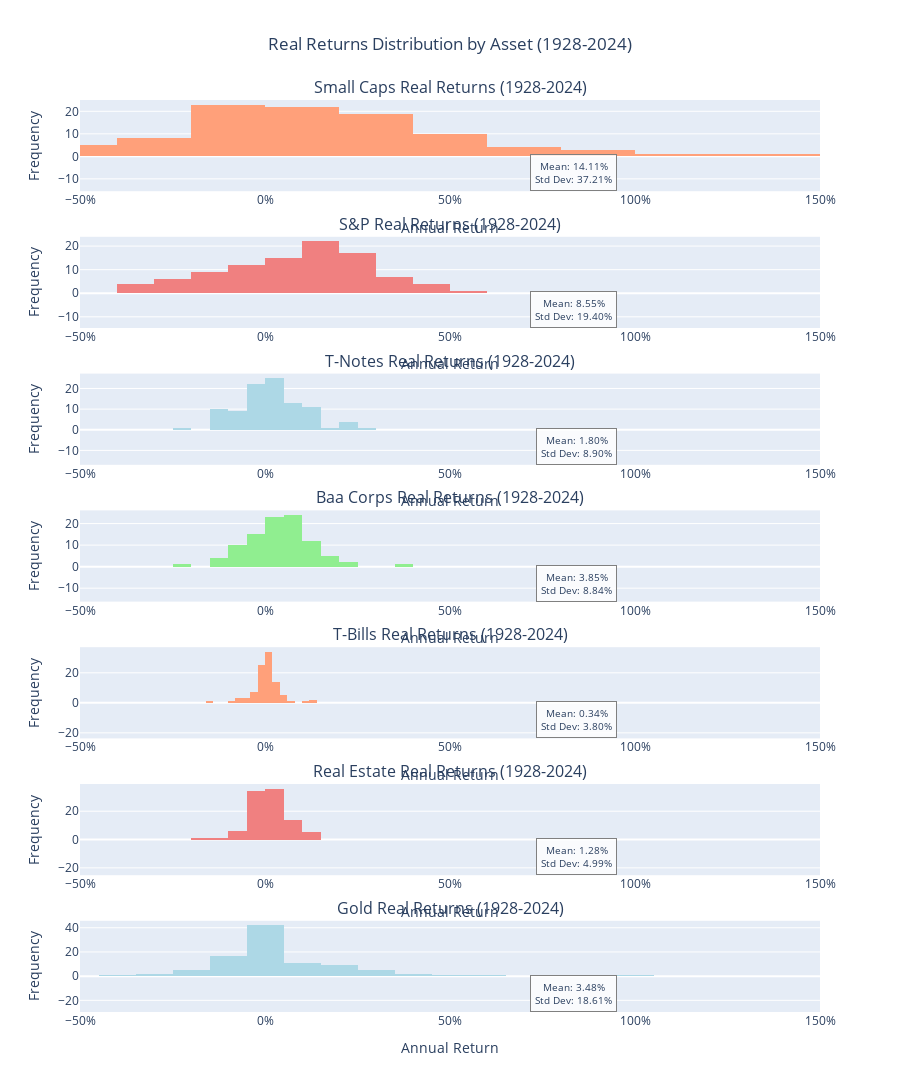

The notebook cell this image was saved under:
### Code cell
# Asset Real Returns Distribution (1928-2024)
# Create 7-subplot histogram showing distribution of real returns for each asset

from plotly.subplots import make_subplots
import plotly.graph_objects as go

# Define assets and colors
assets = ['Small Caps', 'S&P', 'T-Notes', 'Baa Corps', 'T-Bills', 'Real Estate', 'Gold']
colors = ['lightsalmon', 'lightcoral', 'lightblue', 'lightgreen', 'lightsalmon', 'lightcoral', 'lightblue']

# Create subplots (7 rows, 1 column)
fig = make_subplots(
    rows=7, cols=1,
    subplot_titles=[f'{asset} Real Returns (1928-2024)' for asset in assets],
    vertical_spacing=0.05
)

# Add histogram for each asset
for i, (asset, color) in enumerate(zip(assets, colors), start=1):
    returns = plot_returns_df[asset]
    mean_ret = returns.mean()
    std_ret = returns.std()

    # Add histogram
    fig.add_trace(
        go.Histogram(
            x=returns,
            nbinsx=15,
            name=asset,
            marker_color=color,
            showlegend=False
        ),
        row=i, col=1
    )

    # Add annotation with statistics
    fig.add_annotation(
        text=f'Mean: {mean_ret:.2%}<br>Std Dev: {std_ret:.2%}',
        xref=f'x{i}', yref=f'y{i}',
        x=0.95, y=0.95,
        xanchor='right', yanchor='top',
        showarrow=False,
        bgcolor='rgba(255, 255, 255, 0.8)',
        bordercolor='gray',
        borderwidth=1,
        borderpad=4,
        font=dict(size=10)
    )

    # Update axes with unified x-axis range
    fig.update_xaxes(title_text='Annual Return', row=i, col=1, tickformat='.0%', range=[-0.5, 1.5])
    fig.update_yaxes(title_text='Frequency', row=i, col=1)

# Update layout
fig.update_layout(
    height=2100,  # 300px per subplot
    title_text='Real Returns Distribution by Asset (1928-2024)',
    title_x=0.5,
    showlegend=False
)

fig.show()

html_str = pyo.plot(fig, include_plotlyjs='cdn', output_type='div')
pyperclip.copy( html_str)

### Figure 1 — Plotly figure (JSON) as saved in the notebook; plotly's stock layout.template omitted (floating-point values rounded to 4 significant figures)
{"data": [{"marker": {"color": "lightsalmon"}, "name": "Small Caps", "nbinsx": 15, "showlegend": false, "type": "histogram", "x": [0.6178, -0.4692, -0.4662, -0.3897, 0.3429, 1.465, 0.1822, 0.4874, 0.9007, -0.5458, 0.04503, -0.0573, -0.3229, -0.1407, 0.4839, 1.311, 0.6592, 0.8689, -0.2832, -0.09002, -0.03594, 0.2992, 0.4422, -0.01962, 0.00432, -0.065, 0.6513, 0.2662, -0.0386, -0.1764, 0.6642, 0.1082, -0.04785, 0.2896, -0.1095, 0.1799, 0.2197, 0.4291, -0.1252, 1.104, 0.5346, -0.3696, -0.2327, 0.1281, -0.03043, -0.4354, -0.3485, 0.4901, 0.4162, 0.2246, 0.1862, 0.2531, 0.2657, -0.1199, 0.2242, 0.309, -0.1777, 0.2056, 0.01051, -0.1768, 0.124, 0.022, -0.3207, 0.4192, 0.2197, 0.2237, -0.07485, 0.29, 0.1094, 0.2012, -0.1483, 0.3463, -0.1226, 0.3012, -0.05819, 0.8837, 0.1379, 0.004974, 0.1553, -0.1271, -0.4489, 0.4357, 0.2635, -0.1662, 0.167, 0.4845, 0.008273, -0.09868, 0.1511, 0.1308, -0.1783, 0.09762, 0.3292, 0.1369, -0.2803, 0.01759, 0.05713], "xaxis": "x", "yaxis": "y"}, {"marker": {"color": "lightcoral"}, "name": "S&P", "nbinsx": 15, "showlegend": false, "type": "histogram", "x": [0.4549, -0.08831, -0.2001, -0.3807, 0.01818, 0.4885, -0.02663, 0.4249, 0.3006, -0.3713, 0.3298, -0.01098, -0.1131, -0.2065, 0.09301, 0.2147, 0.1636, 0.3284, -0.2248, -0.03342, 0.02634, 0.2081, 0.2348, 0.1668, 0.1727, -0.01943, 0.5371, 0.321, 0.04325, -0.1298, 0.4123, 0.1015, -0.0101, 0.2579, -0.1001, 0.2063, 0.153, 0.1028, -0.1298, 0.2015, 0.0582, -0.136, -0.01903, 0.1061, 0.1484, -0.2117, -0.3404, 0.2811, 0.1809, -0.1282, -0.02301, 0.04612, 0.1708, -0.1251, 0.1598, 0.1787, 0.02114, 0.2643, 0.1721, 0.0132, 0.116, 0.2564, -0.08643, 0.2636, 0.04464, 0.07026, -0.01314, 0.338, 0.1874, 0.3088, 0.263, 0.1772, -0.1201, -0.132, -0.2378, 0.2599, 0.07251, 0.01372, 0.1275, 0.01348, -0.3661, 0.226, 0.1313, -0.008392, 0.1391, 0.3019, 0.1267, 0.006447, 0.09501, 0.1909, -0.06022, 0.2828, 0.1644, 0.2002, -0.2301, 0.2197, 0.2154], "xaxis": "x2", "yaxis": "y2"}, {"marker": {"color": "lightblue"}, "name": "T-Notes", "nbinsx": 15, "showlegend": false, "type": "histogram", "x": [0.02015, 0.03598, 0.1168, 0.07452, 0.2125, 0.01084, 0.06352, 0.01444, 0.03518, -0.01437, 0.07191, 0.04412, 0.04655, -0.1087, -0.06179, -0.004551, 0.002725, 0.01523, -0.127, -0.07275, -0.0101, 0.06881, -0.05194, -0.05939, 0.01502, 0.0337, 0.04064, -0.01705, -0.05089, 0.03789, -0.03793, -0.04302, 0.1014, 0.01381, 0.04303, 0.0003878, 0.02731, -0.01182, -0.005328, -0.04484, -0.0138, -0.1056, 0.1059, 0.06314, -0.005685, -0.04643, -0.09212, -0.03115, 0.106, -0.05071, -0.08985, -0.1114, -0.1378, -0.006639, 0.2792, -0.005692, 0.09413, 0.2111, 0.2293, -0.08996, 0.03643, 0.1247, 0.001217, 0.1159, 0.06279, 0.1116, -0.1043, 0.2042, -0.01833, 0.08099, 0.131, -0.1065, 0.1283, 0.03959, 0.1244, -0.01476, 0.01196, -0.0053, -0.005653, 0.05888, 0.1999, -0.1347, 0.06865, 0.127, 0.01209, -0.1045, 0.09915, 0.005508, -0.01356, 0.006783, -0.01891, 0.07186, 0.09836, -0.107, -0.2281, 0.005108, -0.0427], "xaxis": "x3", "yaxis": "y3"}, {"marker": {"color": "lightgreen"}, "name": "Baa Corps", "nbinsx": 15, "showlegend": false, "type": "histogram", "x": [0.04427, 0.02419, 0.07409, -0.07018, 0.3774, 0.1211, 0.1704, 0.1002, 0.09793, -0.07071, 0.1236, 0.07983, 0.07878, -0.04477, -0.03533, 0.0494, 0.04171, 0.04453, -0.1323, -0.07879, 0.004326, 0.0761, -0.01599, -0.05841, 0.03659, 0.008646, 0.06953, 0.01664, -0.05183, -0.03516, 0.04589, -0.001531, 0.05231, 0.04399, 0.05094, 0.03758, 0.04151, 0.01243, -0.06674, -0.02081, 0.001197, -0.07743, 0.0007509, 0.104, 0.07739, -0.04036, -0.1488, 0.03847, 0.142, 0.03049, -0.05394, -0.1351, -0.1407, -0.004223, 0.2429, 0.1195, 0.1123, 0.1933, 0.2004, -0.01553, 0.09541, 0.108, 0.001644, 0.1539, 0.08168, 0.1238, -0.03548, 0.1828, 0.0009021, 0.1087, 0.0592, -0.01731, 0.05804, 0.0688, 0.0954, 0.1024, 0.06867, 0.01821, 0.0259, 0.007334, -0.03628, 0.1703, 0.07798, 0.09033, 0.07456, -0.02448, 0.0995, -0.02214, 0.09258, 0.06978, -0.05082, 0.1267, 0.09115, -0.05702, -0.2029, 0.05209, -0.009865], "xaxis": "x4", "yaxis": "y4"}, {"marker": {"color": "lightsalmon"}, "name": "T-Bills", "nbinsx": 15, "showlegend": false, "type": "histogram", "x": [0.04286, 0.0256, 0.1169, 0.1282, 0.1264, 0.001952, -0.01218, -0.02736, -0.01259, -0.0251, 0.02924, 0.0004583, -0.006736, -0.08915, -0.0797, -0.02504, -0.01876, -0.01826, -0.1503, -0.07568, -0.0189, 0.03257, -0.04464, -0.04229, 0.009605, 0.01133, 0.01694, 0.01345, -0.003531, 0.003168, 5.883e-05, 0.01628, 0.01492, 0.0167, 0.0142, 0.01487, 0.0255, 0.01988, 0.0135, 0.01217, 0.0059, 0.004438, 0.007774, 0.01034, 0.006339, -0.01537, -0.03999, -0.01075, 0.001066, -0.0135, -0.01687, -0.0286, -0.009993, 0.04695, 0.06524, 0.0465, 0.05379, 0.03538, 0.04818, 0.01286, 0.02154, 0.0331, 0.0131, 0.02243, 0.005157, 0.002421, 0.01536, 0.02878, 0.01629, 0.03303, 0.03114, 0.01903, 0.02353, 0.01819, -0.007537, -0.008551, -0.01822, -0.002577, 0.02135, 0.002697, 0.01279, -0.02503, -0.01337, -0.02826, -0.01625, -0.01423, -0.007183, -0.006726, -0.01723, -0.01151, 0.0002566, -0.002177, -0.009937, -0.06532, -0.04161, 0.01663, 0.02161], "xaxis": "x5", "yaxis": "y5"}, {"marker": {"color": "lightcoral"}, "name": "Real Estate", "nbinsx": 15, "showlegend": false, "type": "histogram", "x": [0.02678, -0.02626, 0.02239, 0.01286, -0.002145, -0.04541, 0.0137, 0.06584, 0.01744, -0.002856, 0.01959, -0.01302, 0.02574, -0.1666, -0.05227, 0.08244, 0.1396, 0.09321, 0.05054, 0.1142, -0.009058, 0.0221, -0.02163, 0.0004495, 0.03625, 0.1069, 0.01679, -0.003731, -0.02011, -0.001755, -0.0108, -0.01593, -0.005867, 0.00304, -0.009975, 0.004908, 0.002855, -0.0026, -0.02161, -0.00702, -0.005595, 0.007506, 0.02506, 0.009476, -0.004164, -0.04861, -0.02015, -0.001522, 0.03159, 0.07454, 0.06151, 0.003959, -0.0455, -0.03514, -0.03146, 0.009235, 0.007018, 0.03538, 0.08422, 0.0327, 0.02683, -0.002418, -0.06402, -0.03137, -0.02024, -0.00576, -0.001552, -0.007279, -0.008683, 0.02281, 0.04754, 0.04864, 0.05712, 0.05046, 0.07017, 0.07788, 0.1006, 0.09761, -0.007878, -0.09109, -0.1208, -0.06401, -0.05531, -0.06651, 0.04615, 0.09081, 0.03719, 0.04433, 0.03165, 0.04013, 0.02559, 0.01369, 0.08943, 0.1105, -0.007539, 0.02251, 0.01454], "xaxis": "x6", "yaxis": "y6"}, {"marker": {"color": "lightblue"}, "name": "Gold", "nbinsx": 15, "showlegend": false, "type": "histogram", "x": [0.01268, -0.007258, 0.06936, -0.08897, 0.3516, 0.263, 0.2978, -0.02479, -0.01344, -0.03001, 0.03035, -0.01234, -0.02353, -0.09032, -0.08284, -0.02874, -0.02247, 0.00287, -0.1535, -0.0812, -0.02905, -0.06766, 0.03426, -0.0566, -0.01092, -0.0005501, 0.01327, -0.004016, -0.03009, -0.02928, -0.01308, -0.01701, -0.008644, -0.00723, -0.01372, -0.02009, -0.009333, -0.01831, -0.03316, -0.03447, 0.07406, -0.01117, -0.1423, 0.13, 0.4388, 0.5911, 0.479, -0.2968, -0.08549, 0.1494, 0.2568, 0.9997, 0.02372, -0.3812, 0.1136, -0.1984, -0.2244, 0.02121, 0.1766, 0.1924, -0.1884, -0.07155, -0.08687, -0.1128, -0.08391, 0.1453, -0.04718, -0.01521, -0.07655, -0.2272, -0.024, -0.01785, -0.08541, -0.007925, 0.2265, 0.1768, 0.01349, 0.1388, 0.2014, 0.2675, 0.04223, 0.2172, 0.2734, 0.08801, 0.03876, -0.2869, -0.006272, -0.1274, 0.05907, 0.1034, -0.02786, 0.1642, 0.225, -0.1008, -0.05547, 0.09589, 0.2259], "xaxis": "x7", "yaxis": "y7"}], "layout": {"annotations": [{"font": {"size": 16}, "showarrow": false, "text": "Small Caps Real Returns (1928-2024)", "x": 0.5, "xanchor": "center", "xref": "paper", "y": 1, "yanchor": "bottom", "yref": "paper"}, {"font": {"size": 16}, "showarrow": false, "text": "S&P Real Returns (1928-2024)", "x": 0.5, "xanchor": "center", "xref": "paper", "y": 0.85, "yanchor": "bottom", "yref": "paper"}, {"font": {"size": 16}, "showarrow": false, "text": "T-Notes Real Returns (1928-2024)", "x": 0.5, "xanchor": "center", "xref": "paper", "y": 0.7, "yanchor": "bottom", "yref": "paper"}, {"font": {"size": 16}, "showarrow": false, "text": "Baa Corps Real Returns (1928-2024)", "x": 0.5, "xanchor": "center", "xref": "paper", "y": 0.55, "yanchor": "bottom", "yref": "paper"}, {"font": {"size": 16}, "showarrow": false, "text": "T-Bills Real Returns (1928-2024)", "x": 0.5, "xanchor": "center", "xref": "paper", "y": 0.4, "yanchor": "bottom", "yref": "paper"}, {"font": {"size": 16}, "showarrow": false, "text": "Real Estate Real Returns (1928-2024)", "x": 0.5, "xanchor": "center", "xref": "paper", "y": 0.25, "yanchor": "bottom", "yref": "paper"}, {"font": {"size": 16}, "showarrow": false, "text": "Gold Real Returns (1928-2024)", "x": 0.5, "xanchor": "center", "xref": "paper", "y": 0.1, "yanchor": "bottom", "yref": "paper"}, {"bgcolor": "rgba(255, 255, 255, 0.8)", "bordercolor": "gray", "borderpad": 4, "borderwidth": 1, "font": {"size": 10}, "showarrow": false, "text": "Mean: 14.11%<br>Std Dev: 37.21%", "x": 0.95, "xanchor": "right", "xref": "x", "y": 0.95, "yanchor": "top", "yref": "y"}, {"bgcolor": "rgba(255, 255, 255, 0.8)", "bordercolor": "gray", "borderpad": 4, "borderwidth": 1, "font": {"size": 10}, "showarrow": false, "text": "Mean: 8.55%<br>Std Dev: 19.40%", "x": 0.95, "xanchor": "right", "xref": "x2", "y": 0.95, "yanchor": "top", "yref": "y2"}, {"bgcolor": "rgba(255, 255, 255, 0.8)", "bordercolor": "gray", "borderpad": 4, "borderwidth": 1, "font": {"size": 10}, "showarrow": false, "text": "Mean: 1.80%<br>Std Dev: 8.90%", "x": 0.95, "xanchor": "right", "xref": "x3", "y": 0.95, "yanchor": "top", "yref": "y3"}, {"bgcolor": "rgba(255, 255, 255, 0.8)", "bordercolor": "gray", "borderpad": 4, "borderwidth": 1, "font": {"size": 10}, "showarrow": false, "text": "Mean: 3.85%<br>Std Dev: 8.84%", "x": 0.95, "xanchor": "right", "xref": "x4", "y": 0.95, "yanchor": "top", "yref": "y4"}, {"bgcolor": "rgba(255, 255, 255, 0.8)", "bordercolor": "gray", "borderpad": 4, "borderwidth": 1, "font": {"size": 10}, "showarrow": false, "text": "Mean: 0.34%<br>Std Dev: 3.80%", "x": 0.95, "xanchor": "right", "xref": "x5", "y": 0.95, "yanchor": "top", "yref": "y5"}, {"bgcolor": "rgba(255, 255, 255, 0.8)", "bordercolor": "gray", "borderpad": 4, "borderwidth": 1, "font": {"size": 10}, "showarrow": false, "text": "Mean: 1.28%<br>Std Dev: 4.99%", "x": 0.95, "xanchor": "right", "xref": "x6", "y": 0.95, "yanchor": "top", "yref": "y6"}, {"bgcolor": "rgba(255, 255, 255, 0.8)", "bordercolor": "gray", "borderpad": 4, "borderwidth": 1, "font": {"size": 10}, "showarrow": false, "text": "Mean: 3.48%<br>Std Dev: 18.61%", "x": 0.95, "xanchor": "right", "xref": "x7", "y": 0.95, "yanchor": "top", "yref": "y7"}], "height": 2100, "showlegend": false, "title": {"text": "Real Returns Distribution by Asset (1928-2024)", "x": 0.5}, "xaxis": {"anchor": "y", "domain": [0, 1], "range": [-0.5, 1.5], "tickformat": ".0%", "title": {"text": "Annual Return"}}, "xaxis2": {"anchor": "y2", "domain": [0, 1], "range": [-0.5, 1.5], "tickformat": ".0%", "title": {"text": "Annual Return"}}, "xaxis3": {"anchor": "y3", "domain": [0, 1], "range": [-0.5, 1.5], "tickformat": ".0%", "title": {"text": "Annual Return"}}, "xaxis4": {"anchor": "y4", "domain": [0, 1], "range": [-0.5, 1.5], "tickformat": ".0%", "title": {"text": "Annual Return"}}, "xaxis5": {"anchor": "y5", "domain": [0, 1], "range": [-0.5, 1.5], "tickformat": ".0%", "title": {"text": "Annual Return"}}, "xaxis6": {"anchor": "y6", "domain": [0, 1], "range": [-0.5, 1.5], "tickformat": ".0%", "title": {"text": "Annual Return"}}, "xaxis7": {"anchor": "y7", "domain": [0, 1], "range": [-0.5, 1.5], "tickformat": ".0%", "title": {"text": "Annual Return"}}, "yaxis": {"anchor": "x", "domain": [0.9, 1], "title": {"text": "Frequency"}}, "yaxis2": {"anchor": "x2", "domain": [0.75, 0.85], "title": {"text": "Frequency"}}, "yaxis3": {"anchor": "x3", "domain": [0.6, 0.7], "title": {"text": "Frequency"}}, "yaxis4": {"anchor": "x4", "domain": [0.45, 0.55], "title": {"text": "Frequency"}}, "yaxis5": {"anchor": "x5", "domain": [0.3, 0.4], "title": {"text": "Frequency"}}, "yaxis6": {"anchor": "x6", "domain": [0.15, 0.25], "title": {"text": "Frequency"}}, "yaxis7": {"anchor": "x7", "domain": [0, 0.1], "title": {"text": "Frequency"}}}}
